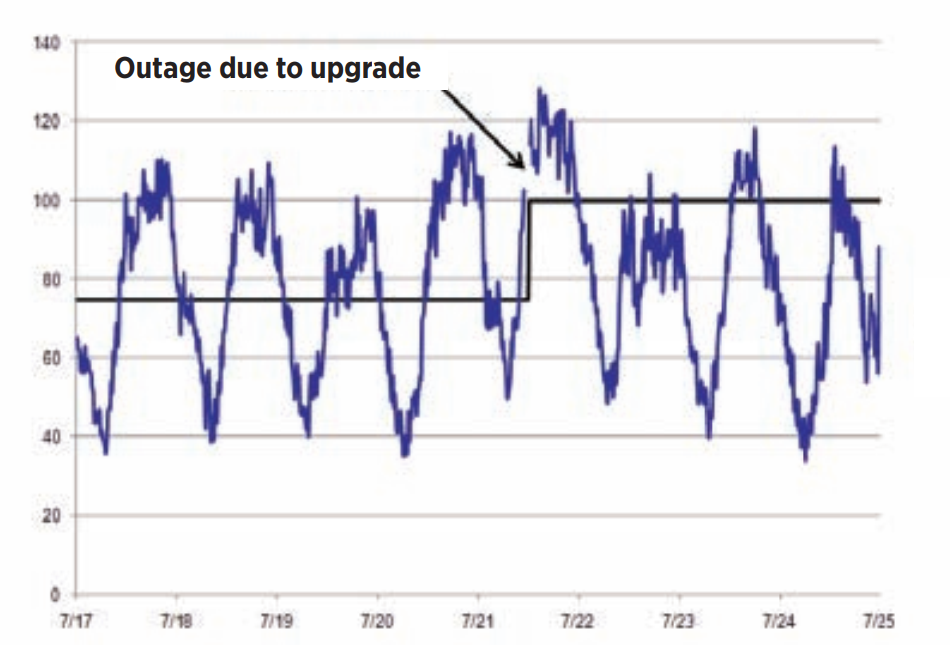
#> input picture AnomalyDetectionUsingLagPlotPCA/TorontoBlue.png, 950 x 645 px
$ jupyter execute --allow-errors Digitize.ipynb
#> lines starting #> are read from the running program, lines starting #| are printed output that depends on the picture
# Digitize

[cell 1]
import cv2
import numpy as np

def extract_coordinates(image_path):
    # Load the image
    image = cv2.imread(image_path)

    # Define the color range for the red line
    lower_red = np.array([0, 0, 100])
    upper_red = np.array([50, 50, 255])

    # Create a mask for the red line
    mask = cv2.inRange(image, lower_red, upper_red)

    # Find the coordinates of the red line
    coordinates = cv2.findNonZero(mask)

    # Convert the coordinates to a list of (x, y) tuples
    coordinates = [(pt[0][0], pt[0][1]) for pt in coordinates]

    return coordinates

# Use the function
#> (the rest of this cell did not finish here and is left out)

[cell 2]
from PIL import Image

# Load the image
#> (the rest of this cell did not finish here and is left out)

[cell 3]
import matplotlib.pyplot as plt
#> (the rest of this cell did not finish here and is left out)

[cell 4]
from PIL import Image

# Load the image
im = Image.open('TorontoBlue.png')
#> im is the input picture: PIL image 950x645 RGBA; mean R, G, B, A 234.8, 234.3, 239.4, 255
# Convert the image to RGB if it's not
im = im.convert('RGB')
#> im: PIL image 950x645 RGB
# Get image dimensions
width, height = im.size
#> width = 950; height = 645

# List to store blue pixel coordinates
blue_pixel_coords = []

# Threshold for blue color (you can adjust this based on your image)
blue_threshold = 100

# Iterate through all pixels
for x in range(width):
    for y in range(height):
        r, g, b = im.getpixel((x, y))
        if r < 140 and g < 100 and b > 100:
            # Add the pixel's coordinates to the list
            blue_pixel_coords.append((x, 255 - y))
#> after the loop, blue_pixel_coords = 29625 items

# [8 lines of commented-out code are left out]
import matplotlib.pyplot as plt
blue = np.array(blue_pixel_coords)
#> blue = 29625 pairs, first value 46 to 879, second value -367 to 215
plt.scatter(blue[:,0], blue[:,1], s=1, alpha = .3)
plt.grid()
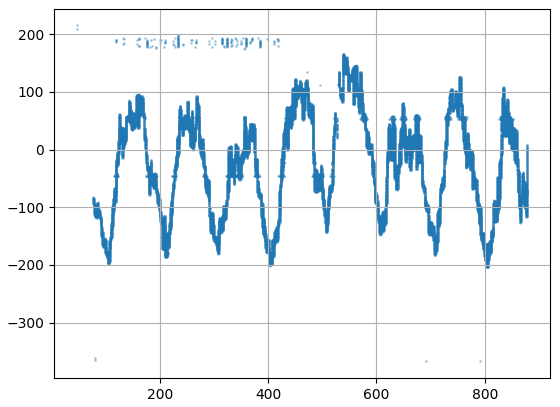
#> figure drawn by matplotlib, 1 panel

[cell 5]
im

[cell 6]
label = np.where( (blue[:,0] > 450) | (blue[:,1] < 150),  True, False)
plt.scatter(blue[label,0], blue[label,1], s=1, alpha = .3, c='b')
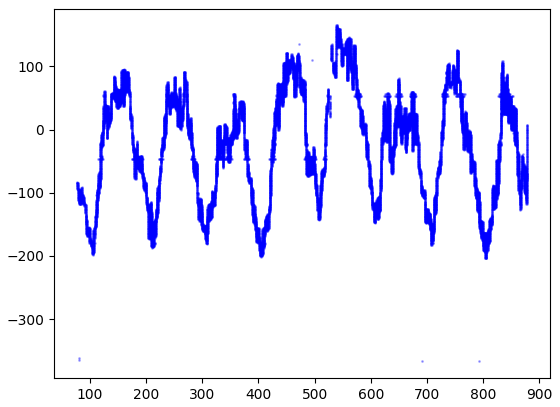
#> figure drawn by matplotlib, 1 panel

[cell 7]
blue[:,1].min()
#> Out = -367

[cell 8]
im.show()

[cell 9]
red_pixels = []
for y in range(269):
    coordinate = x, y = 230, y
    red_pixels.append(im.getpixel(coordinate))
#> after the loop, red_pixels = 269 items, first 6: (254, 254, 254), (254, 254, 254), (254, 254, 254), (254, 254, 254), (254, 254, 254), (254, 254, 254)
red_pixels
#> Out has the same summary as red_pixels
